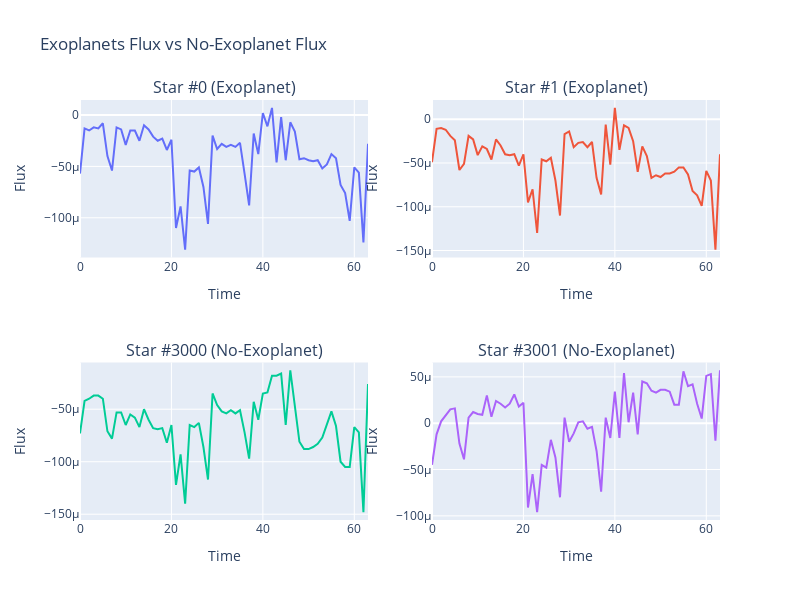

Notebook cell for this chart:
### Code cell
fig = make_subplots(rows=2, cols=2,subplot_titles=("Star #0 (Exoplanet)", "Star #1 (Exoplanet)",
                                                   "Star #3000 (No-Exoplanet)", "Star #3001 (No-Exoplanet)"))
fig.add_trace(
    go.Scatter(y=train_dataset.__getitem__(0)['feature']),
    row=1, col=1
)
fig.add_trace(
    go.Scatter(y=train_dataset.__getitem__(1)['feature']),
    row=1, col=2
)
fig.add_trace(
    go.Scatter(y=train_dataset.__getitem__(3)['feature']),
    row=2, col=1
)
fig.add_trace(
    go.Scatter(y=train_dataset.__getitem__(23)['feature']),
    row=2, col=2
)
for i in range(1, 5):
    fig.update_xaxes(title_text="Time", row=(i-1)//2 + 1, col=(i-1)%2 + 1)
    fig.update_yaxes(title_text="Flux", row=(i-1)//2 + 1, col=(i-1)%2 + 1)

fig.update_layout(height=600, width=800, title_text="Exoplanets Flux vs No-Exoplanet Flux",showlegend=False)
fig.show()

### Figure 1 — Plotly figure (JSON) as saved in the notebook; plotly's stock layout.template omitted (floating-point values rounded to 4 significant figures)
{"data": [{"type": "scatter", "xaxis": "x", "y": [-5.7e-05, -1.3e-05, -1.5e-05, -1.2e-05, -1.3e-05, -8e-06, -4e-05, -5.4e-05, -1.2e-05, -1.4e-05, -2.9e-05, -1.5e-05, -1.5e-05, -2.5e-05, -1e-05, -1.4e-05, -2.1e-05, -2.5e-05, -2.3e-05, -3.4e-05, -2.4e-05, -0.00011, -8.9e-05, -0.000131, -5.4e-05, -5.5e-05, -5.1e-05, -7e-05, -0.000106, -2e-05, -3.3e-05, -2.8e-05, -3.1e-05, -2.9e-05, -3.1e-05, -2.7e-05, -5.7e-05, -8.8e-05, -1.8e-05, -3.8e-05, 2e-06, -1.1e-05, 7e-06, -4.6e-05, -2e-06, -4.4e-05, -7e-06, -1.6e-05, -4.3e-05, -4.2e-05, -4.4e-05, -4.5e-05, -4.4e-05, -5.2e-05, -4.8e-05, -3.8e-05, -4.2e-05, -6.8e-05, -7.6e-05, -0.000103, -5.1e-05, -5.6e-05, -0.000124, -2.8e-05], "yaxis": "y"}, {"type": "scatter", "xaxis": "x2", "y": [-4.9e-05, -1.1e-05, -1e-05, -1.2e-05, -1.9e-05, -2.4e-05, -5.8e-05, -5.1e-05, -1.9e-05, -2.3e-05, -4.1e-05, -3.1e-05, -3.4e-05, -4.6e-05, -2.3e-05, -3e-05, -4e-05, -4.1e-05, -4e-05, -5.3e-05, -4e-05, -9.5e-05, -8e-05, -0.00013, -4.6e-05, -4.8e-05, -4.4e-05, -7e-05, -0.00011, -1.7e-05, -1.4e-05, -3.2e-05, -2.7e-05, -2.6e-05, -3.2e-05, -2.6e-05, -6.7e-05, -8.6e-05, -6e-06, -5.2e-05, 1.3e-05, -3.5e-05, -7e-06, -1e-05, -2.5e-05, -6e-05, -3.1e-05, -4.2e-05, -6.7e-05, -6.4e-05, -6.6e-05, -6.2e-05, -6.2e-05, -6e-05, -5.5e-05, -5.5e-05, -6.3e-05, -8.2e-05, -8.7e-05, -9.9e-05, -5.9e-05, -7e-05, -0.000149, -4e-05], "yaxis": "y2"}, {"type": "scatter", "xaxis": "x3", "y": [-7.3e-05, -4.2e-05, -4e-05, -3.7e-05, -3.7e-05, -4e-05, -7.1e-05, -7.8e-05, -5.3e-05, -5.3e-05, -6.5e-05, -5.5e-05, -5.8e-05, -6.7e-05, -5e-05, -6e-05, -6.8e-05, -6.9e-05, -6.8e-05, -8.2e-05, -6.5e-05, -0.000122, -9.3e-05, -0.00014, -6.5e-05, -6.7e-05, -6.3e-05, -8.6e-05, -0.000117, -3.5e-05, -4.6e-05, -5.2e-05, -5.4e-05, -5.1e-05, -5.4e-05, -5.1e-05, -7.2e-05, -9.7e-05, -4.3e-05, -6e-05, -3.5e-05, -3.4e-05, -1.8e-05, -1.8e-05, -1.6e-05, -6.5e-05, -1.3e-05, -4.7e-05, -8.1e-05, -8.8e-05, -8.8e-05, -8.6e-05, -8.3e-05, -7.7e-05, -6.5e-05, -5.2e-05, -6.6e-05, -0.0001, -0.000105, -0.000105, -6.7e-05, -7.2e-05, -0.000148, -2.6e-05], "yaxis": "y3"}, {"type": "scatter", "xaxis": "x4", "y": [-4.5e-05, -1.2e-05, 2e-06, 8e-06, 1.5e-05, 1.6e-05, -2.2e-05, -3.9e-05, 6e-06, 1.2e-05, 1e-05, 9e-06, 3e-05, 7e-06, 2.4e-05, 2.1e-05, 1.7e-05, 2.1e-05, 3.1e-05, 1.8e-05, 2.2e-05, -9.1e-05, -5.5e-05, -9.6e-05, -4.5e-05, -4.8e-05, -1.8e-05, -3.7e-05, -8e-05, 6e-06, -2e-05, -1.1e-05, 1e-06, 2e-06, -6e-06, -4e-06, -3e-05, -7.4e-05, 6e-06, -1.6e-05, 3.4e-05, -1.6e-05, 5.4e-05, 1e-06, 3.3e-05, -1.2e-05, 4.5e-05, 4.3e-05, 3.5e-05, 3.3e-05, 3.6e-05, 3.6e-05, 3.4e-05, 2e-05, 2e-05, 5.6e-05, 4e-05, 4.2e-05, 2.1e-05, 5e-06, 5.1e-05, 5.3e-05, -1.9e-05, 5.7e-05], "yaxis": "y4"}], "layout": {"annotations": [{"font": {"size": 16}, "showarrow": false, "text": "Star #0 (Exoplanet)", "x": 0.225, "xanchor": "center", "xref": "paper", "y": 1, "yanchor": "bottom", "yref": "paper"}, {"font": {"size": 16}, "showarrow": false, "text": "Star #1 (Exoplanet)", "x": 0.775, "xanchor": "center", "xref": "paper", "y": 1, "yanchor": "bottom", "yref": "paper"}, {"font": {"size": 16}, "showarrow": false, "text": "Star #3000 (No-Exoplanet)", "x": 0.225, "xanchor": "center", "xref": "paper", "y": 0.375, "yanchor": "bottom", "yref": "paper"}, {"font": {"size": 16}, "showarrow": false, "text": "Star #3001 (No-Exoplanet)", "x": 0.775, "xanchor": "center", "xref": "paper", "y": 0.375, "yanchor": "bottom", "yref": "paper"}], "height": 600, "showlegend": false, "title": {"text": "Exoplanets Flux vs No-Exoplanet Flux"}, "width": 800, "xaxis": {"anchor": "y", "domain": [0, 0.45], "title": {"text": "Time"}}, "xaxis2": {"anchor": "y2", "domain": [0.55, 1], "title": {"text": "Time"}}, "xaxis3": {"anchor": "y3", "domain": [0, 0.45], "title": {"text": "Time"}}, "xaxis4": {"anchor": "y4", "domain": [0.55, 1], "title": {"text": "Time"}}, "yaxis": {"anchor": "x", "domain": [0.625, 1], "title": {"text": "Flux"}}, "yaxis2": {"anchor": "x2", "domain": [0.625, 1], "title": {"text": "Flux"}}, "yaxis3": {"anchor": "x3", "domain": [0, 0.375], "title": {"text": "Flux"}}, "yaxis4": {"anchor": "x4", "domain": [0, 0.375], "title": {"text": "Flux"}}}}
